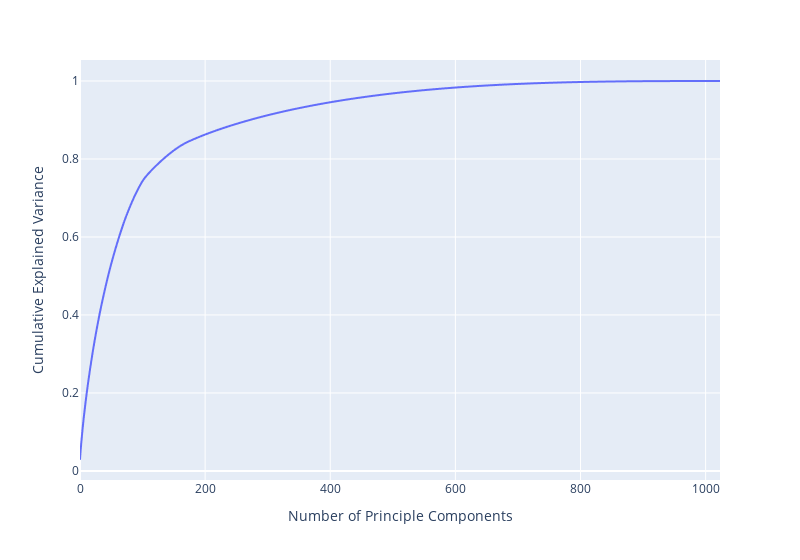

Notebook code for this chart:
### Code cell
model = CViTVAE.load_from_checkpoint("..\models\CViTVAE2022-04-29-1735\CViTVAE-epoch=174.ckpt")
model.eval()

z_mblond = model.sample_latent_space(2000,torch.tensor([1,0,0,0,0,0],dtype=torch.float))
z_mbrown = model.sample_latent_space(2000,torch.tensor([0,1,0,0,0,0],dtype=torch.float))
z_mblack = model.sample_latent_space(2000,torch.tensor([0,0,1,0,0,0],dtype=torch.float))
z_wblond = model.sample_latent_space(2000,torch.tensor([0,0,0,1,0,0],dtype=torch.float))
z_wbrown = model.sample_latent_space(2000,torch.tensor([0,0,0,0,1,0],dtype=torch.float))
z_wblack = model.sample_latent_space(2000,torch.tensor([0,0,0,0,0,1],dtype=torch.float))

z = torch.cat([z_mblond,z_mbrown,z_mblack,z_wblond,z_wbrown,z_wblack]).detach()
pca = PCA()
z_ = pca.fit_transform(z)

fig = px.line(np.cumsum(pca.explained_variance_ratio_),width=800,labels={"value":"Cumulative Explained Variance","index":"Number of Principle Components"})
fig.update_layout(showlegend=False)
fig.show()
fig.write_image("PCA_ViTVAE_sample.png")
fig.write_image("PCA_ViTVAE_sample.svg")

### Figure 1 — Plotly figure (JSON) as saved in the notebook; plotly's stock layout.template omitted (floating-point values rounded to 4 significant figures; data arrays with more than 128 entries replaced by an {"elided": "..."} marker saying what was removed)
{"data": [{"hovertemplate": "variable=0<br>Number of Principle Components=%{x}<br>Cumulative Explained Variance=%{y}<extra></extra>", "legendgroup": "0", "line": {"color": "#636efa", "dash": "solid"}, "marker": {"symbol": "circle"}, "mode": "lines", "name": "0", "showlegend": true, "type": "scattergl", "x": {"elided": "1024 int values"}, "xaxis": "x", "y": {"elided": "1024 float values"}, "yaxis": "y"}], "layout": {"legend": {"title": {"text": "variable"}, "tracegroupgap": 0}, "margin": {"t": 60}, "showlegend": false, "width": 800, "xaxis": {"anchor": "y", "domain": [0, 1], "title": {"text": "Number of Principle Components"}}, "yaxis": {"anchor": "x", "domain": [0, 1], "title": {"text": "Cumulative Explained Variance"}}}}
